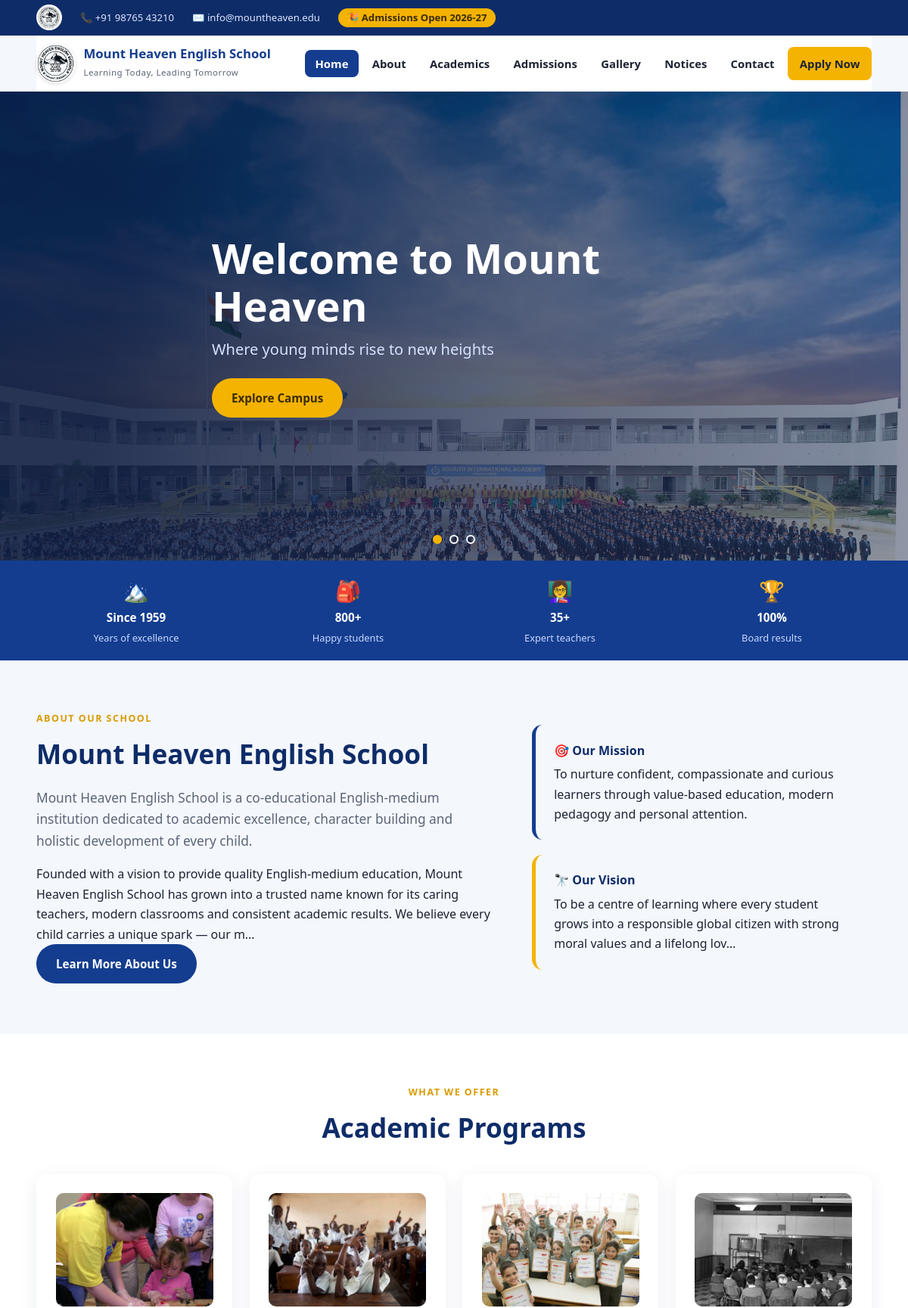
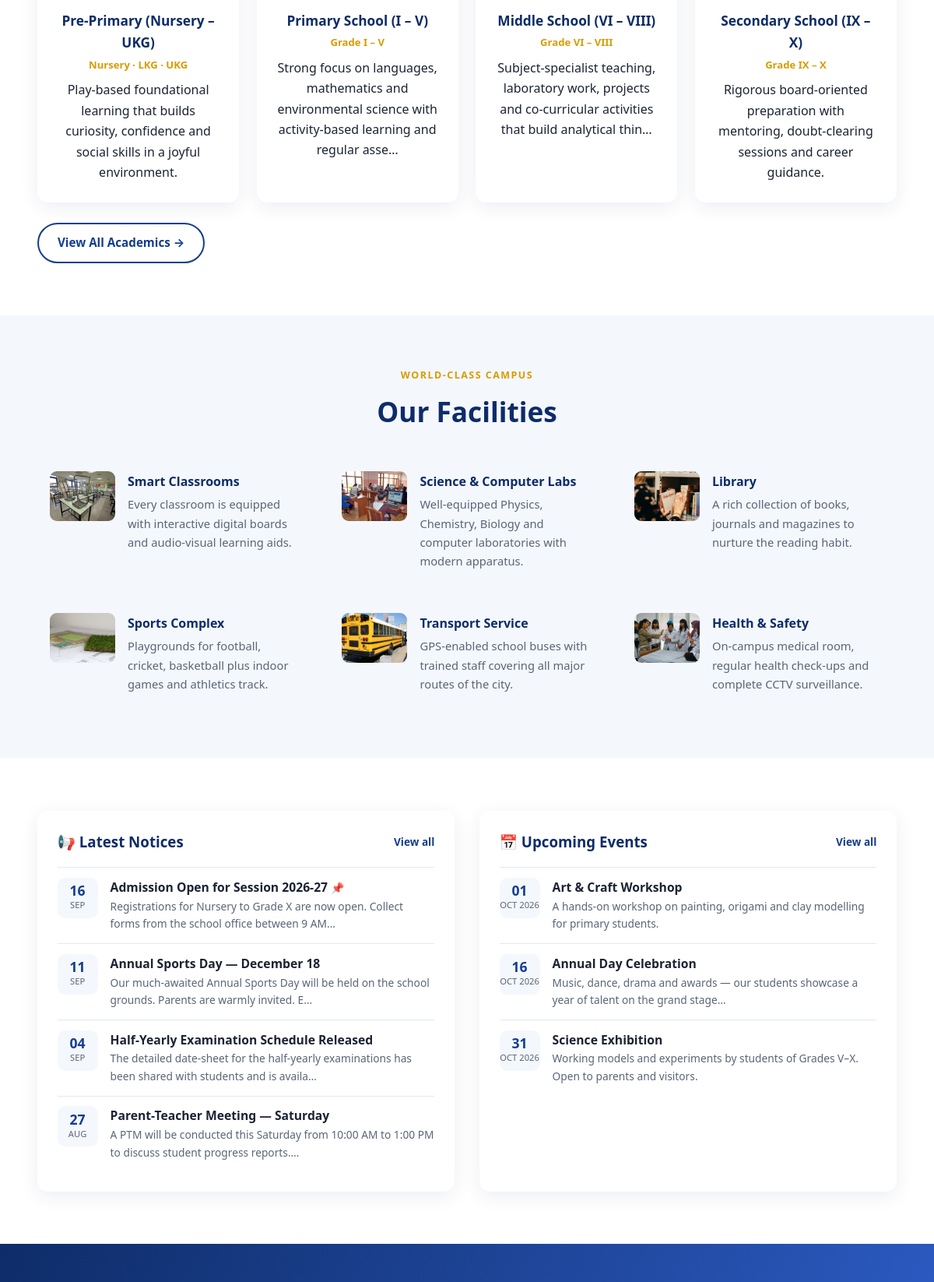
The page / (upper part) on the database its author committed (2 pictures, top to bottom).
### tables this page shows
CREATE TABLE IF NOT EXISTS sliders (
    id INT UNSIGNED AUTO_INCREMENT PRIMARY KEY,
    title VARCHAR(150) NOT NULL,
    subtitle VARCHAR(255) NULL,
    image VARCHAR(255) NOT NULL,
    button_text VARCHAR(60) NULL,
    button_url VARCHAR(255) NULL,
    sort_order INT NOT NULL DEFAULT 0,
    active TINYINT(1) NOT NULL DEFAULT 1,
    created_at DATETIME NOT NULL DEFAULT CURRENT_TIMESTAMP
);

CREATE TABLE IF NOT EXISTS settings (
    id INT UNSIGNED AUTO_INCREMENT PRIMARY KEY,
    `key` VARCHAR(80) NOT NULL UNIQUE,
    `value` TEXT NULL
);

CREATE TABLE IF NOT EXISTS programs (
    id INT UNSIGNED AUTO_INCREMENT PRIMARY KEY,
    title VARCHAR(150) NOT NULL,
    grades VARCHAR(120) NULL,
    description TEXT NULL,
    icon VARCHAR(60) NULL,
    photo VARCHAR(255) NULL,
    sort_order INT NOT NULL DEFAULT 0,
    active TINYINT(1) NOT NULL DEFAULT 1
);

CREATE TABLE IF NOT EXISTS facilities (
    id INT UNSIGNED AUTO_INCREMENT PRIMARY KEY,
    title VARCHAR(120) NOT NULL,
    description TEXT NULL,
    icon VARCHAR(60) NULL,
    photo VARCHAR(255) NULL,
    sort_order INT NOT NULL DEFAULT 0,
    active TINYINT(1) NOT NULL DEFAULT 1
);

CREATE TABLE IF NOT EXISTS notices (
    id INT UNSIGNED AUTO_INCREMENT PRIMARY KEY,
    title VARCHAR(200) NOT NULL,
    body TEXT NULL,
    is_pinned TINYINT(1) NOT NULL DEFAULT 0,
    published_at DATETIME NOT NULL DEFAULT CURRENT_TIMESTAMP,
    created_at DATETIME NOT NULL DEFAULT CURRENT_TIMESTAMP
);

CREATE TABLE IF NOT EXISTS events (
    id INT UNSIGNED AUTO_INCREMENT PRIMARY KEY,
    title VARCHAR(200) NOT NULL,
    description TEXT NULL,
    event_date DATE NOT NULL,
    image VARCHAR(255) NULL,
    created_at DATETIME NOT NULL DEFAULT CURRENT_TIMESTAMP
);

### app/Core/View.php (called while the page is built, shortened)
<?php
class View
{
    public static function render(string $view, array $data = [], ?string $layout = null): string
    {
        $viewFile = BASE_PATH . '/app/Views/' . $view . '.php';
        extract($data, EXTR_SKIP);
        require $viewFile;
        $content = ob_get_clean();
        if ($layout !== null) {
            $layoutFile = BASE_PATH . '/app/Views/layouts/' . $layout . '.php';
            return ob_get_clean();
        }
        return $content;
    }
}

### app/Core/Controller.php (called while the page is built, shortened)
<?php
class Controller
{
    protected function view(string $view, array $data = [], ?string $layout = 'public'): string
    {
        return View::render($view, $data, $layout);
    }
}

### app/Controllers/HomeController.php (called while the page is built, shortened)
<?php
class HomeController extends Controller
{
    public function home(): string
    {
        return $this->view('public/home', [
            'sliders'   => Database::fetchAll('SELECT * FROM sliders WHERE active = 1 ORDER BY sort_order, id'),
            'notices'   => Database::fetchAll('SELECT * FROM notices ORDER BY is_pinned DESC, published_at DESC LIMIT 4'),
            'events'    => Database::fetchAll('SELECT * FROM events WHERE event_date >= CURDATE() ORDER BY event_date LIMIT 3'),
            'programs'  => Database::fetchAll('SELECT * FROM programs WHERE active = 1 ORDER BY sort_order, id LIMIT 4'),
            'facilities'=> Database::fetchAll('SELECT * FROM facilities WHERE active = 1 ORDER BY sort_order, id LIMIT 6'),
        ]);
    }
}

### public/index.php (called while the page is built, shortened)
<?php
require BASE_PATH . '/app/Core/helpers.php';
spl_autoload_register(static function (string $class): void {
    $prefix = 'App\\';
    if (str_starts_with($class, $prefix)) {
        $file = BASE_PATH . '/app/' . str_replace('\\', '/', substr($class, strlen($prefix))) . '.php';
    }
});
$router = new App\Core\Router();
$router->dispatch(
    $_SERVER['REQUEST_METHOD'] ?? 'GET',
    $_SERVER['REQUEST_URI'] ?? '/'
);

### app/Core/Database.php (called while the page is built, shortened)
<?php
class Database
{
    private static ?PDO $pdo = null;
    public static function pdo(): PDO
    {
        if (self::$pdo === null) {
            $cfg = config('db');
            $dsn = sprintf(
                'mysql:host=%s;port=%s;dbname=%s;charset=%s',
                $cfg['host'],
                $cfg['port'],
                $cfg['name'],
                $cfg['charset']
            );
            try {
                self::$pdo = new PDO($dsn, $cfg['user'], $cfg['pass'], [
                    PDO::ATTR_ERRMODE            => PDO::ERRMODE_EXCEPTION,
                    PDO::ATTR_DEFAULT_FETCH_MODE => PDO::FETCH_ASSOC,
                    PDO::ATTR_EMULATE_PREPARES   => false,
                ]);
            } catch (PDOException $e) {
                self::fail($e);
            }
        }
        return self::$pdo;
    }
    public static function run(string $sql, array $params = []): PDOStatement
    {
        $stmt = self::pdo()->prepare($sql);
        $stmt->execute($params);
        return $stmt;
    }
    public static function fetchAll(string $sql, array $params = []): array
    {
        return self::run($sql, $params)->fetchAll();
    }
}

### app/Core/helpers.php (called while the page is built, shortened)
<?php
if (!function_exists('e')) {
    function e($value): string
    {
        return htmlspecialchars((string) ($value ?? ''), ENT_QUOTES, 'UTF-8');
    }
}
if (!function_exists('app_base')) {
    function app_base(): string
    {
        static $base = null;
        if ($base !== null) {
            return $base;
        }
        $docRoot   = realpath((string) ($_SERVER['DOCUMENT_ROOT'] ?? '')) ?: '';
        $scriptDir = realpath(dirname((string) ($_SERVER['SCRIPT_FILENAME'] ?? ''))) ?: '';
        if ($docRoot !== '' && $docRoot !== '/' && $scriptDir !== '' && str_starts_with($scriptDir, $docRoot)) {
            $base = rtrim(substr($scriptDir, strlen($docRoot)), '/');
            return $base;
        }
        $base = '';
        return $base;
    }
}
if (!function_exists('public_base')) {
    function public_base(): string
    {
        static $base = null;
        if ($base !== null) {
            return $base;
        }
        $docRoot = realpath((string) ($_SERVER['DOCUMENT_ROOT'] ?? '')) ?: '';
        $base = ($docRoot !== '' && $docRoot === realpath(BASE_PATH . '/public'))
            ? ''
            : app_base() . '/public';
        return $base;
    }
}
if (!function_exists('url')) {
    function url(string $path = ''): string
    {
        return app_base() . '/' . ltrim($path, '/');
    }
}
if (!function_exists('upload_url')) {
    function upload_url(?string $path): string
    {
        return public_base() . '/uploads/' . ltrim($path, '/');
    }
}
if (!function_exists('setting')) {
    function setting(string $key, $default = '')
    {
        static $cache = null;
        if ($cache === null) {
            $cache = [];
            try {
                foreach (Database::fetchAll('SELECT `key`, `value` FROM settings') as $row) {
                    $cache[$row['key']] = $row['value'];
                }
            } catch (\Throwable $e) {
            }
        }
        return $cache[$key] ?? $default;
    }
}
if (!function_exists('str_limit')) {
    function str_limit(?string $value, int $limit = 120): string
    {
        $value = trim((string) $value);
        if (mb_strlen($value) <= $limit) {
            return $value;
        }
        return rtrim(mb_substr($value, 0, $limit)) . '…';
    }
}
if (!function_exists('current_path')) {
    function current_path(): string
    {
        $current = parse_url($_SERVER['REQUEST_URI'] ?? '/', PHP_URL_PATH) ?: '/';
        $base = app_base();
        return '/' . ltrim($current, '/');
    }
}
if (!function_exists('is_active_path')) {
    function is_active_path(string $path): bool
    {
        $current = current_path();
        if ($path === '/') {
            return $current === '/' || $current === '';
        }
        return str_starts_with($current, '/' . ltrim($path, '/'));
    }
}

### app/Views/public/home.php (the view, shortened to what this page needs)
<section class="hero">
  <div class="hero-slides" id="heroSlides">
    <?php foreach ($sliders as $i => $s): ?>
      <div class="hero-slide <?= $i === 0 ? 'is-active' : '' ?>" style="background-image:url('<?= e(upload_url($s['image'])) ?>')">
        <div class="hero-overlay"></div>
        <div class="container hero-caption">
          <h1><?= e($s['title']) ?></h1>
          <p><?= e($s['subtitle']) ?></p>
          <?php if ($s['button_text']): ?>
            <a class="btn btn-gold" href="<?= e($s['button_url'] ?: url('/')) ?>"><?= e($s['button_text']) ?></a>
          <?php endif; ?>
        </div>
      </div>
    <?php endforeach; ?>
  </div>
  <?php if (count($sliders) > 1): ?>
    <div class="hero-dots" id="heroDots">
      <?php foreach ($sliders as $i => $s): ?>
        <button class="<?= $i === 0 ? 'is-active' : '' ?>" data-slide="<?= $i ?>" aria-label="Slide <?= $i + 1 ?>"></button>
      <?php endforeach; ?>
    </div>
  <?php endif; ?>
</section>
<section class="strip">
  <div class="container strip-grid">
    <div class="strip-item"><span><?= e(setting('stat_established_icon', '🏔️')) ?></span><strong><?= e(setting('stat_established', 'Since 1959')) ?></strong><small><?= e(setting('stat_established_sub', 'Years of excellence')) ?></small></div>
    <div class="strip-item"><span><?= e(setting('stat_students_icon', '🎒')) ?></span><strong><?= e(setting('stat_students', '800+')) ?></strong><small><?= e(setting('stat_students_sub', 'Happy students')) ?></small></div>
    <div class="strip-item"><span><?= e(setting('stat_teachers_icon', '👩‍🏫')) ?></span><strong><?= e(setting('stat_teachers', '35+')) ?></strong><small><?= e(setting('stat_teachers_sub', 'Expert teachers')) ?></small></div>
    <div class="strip-item"><span><?= e(setting('stat_results_icon', '🏆')) ?></span><strong><?= e(setting('stat_results', '100%')) ?></strong><small><?= e(setting('stat_results_sub', 'Board results')) ?></small></div>
  </div>
</section>
<section class="section">
  <div class="container split">
    <div>
      <p class="eyebrow">About Our School</p>
      <h2 class="section-title left"><?= e(setting('site_name')) ?></h2>
      <p class="lead"><?= e(setting('about_short')) ?></p>
      <p><?= e(str_limit(setting('about_history'), 260)) ?></p>
      <a class="btn btn-primary" href="<?= url('/about') ?>">Learn More About Us</a>
    </div>
    <div class="split-cards">
      <div class="mini-card"><h4>🎯 Our Mission</h4><p><?= e(str_limit(setting('about_mission'), 130)) ?></p></div>
      <div class="mini-card alt"><h4>🔭 Our Vision</h4><p><?= e(str_limit(setting('about_vision'), 130)) ?></p></div>
    </div>
  </div>
</section>
<section class="section section-alt">
  <div class="container">
    <p class="eyebrow center">What We Offer</p>
    <h2 class="section-title center">Academic Programs</h2>
    <div class="grid grid-4">
      <?php foreach ($programs as $p): ?>
        <article class="card program-card">
          <?php if (!empty($p['photo'])): ?>
            <div class="program-photo"><img src="<?= e(upload_url($p['photo'])) ?>" alt="<?= e($p['title']) ?>" loading="lazy"></div>
          <?php else: ?>
            <div class="program-icon"><?= e($p['icon']) ?></div>
          <?php endif; ?>
          <h3><?= e($p['title']) ?></h3>
          <p class="grades"><?= e($p['grades']) ?></p>
          <p><?= e(str_limit($p['description'], 110)) ?></p>
        </article>
      <?php endforeach; ?>
    </div>
    <p class="center mt"><a class="btn btn-outline" href="<?= url('/academics') ?>">View All Academics →</a></p>
  </div>
</section>
<section class="section">
  <div class="container">
    <p class="eyebrow center">World-Class Campus</p>
    <h2 class="section-title center">Our Facilities</h2>
    <div class="grid grid-3">
      <?php foreach ($facilities as $f): ?>
        <div class="facility">
          <?php if (!empty($f['photo'])): ?>
            <span class="facility-photo"><img src="<?= e(upload_url($f['photo'])) ?>" alt="<?= e($f['title']) ?>" loading="lazy"></span>
          <?php else: ?>
            <span class="facility-icon"><?= e($f['icon']) ?></span>
          <?php endif; ?>
          <div>
            <h4><?= e($f['title']) ?></h4>
            <p><?= e(str_limit($f['description'], 110)) ?></p>
          </div>
        </div>
      <?php endforeach; ?>
    </div>
  </div>
</section>
<section class="section section-alt">
  <div class="container two-col">
    <div class="panel">
      <div class="panel-head"><h3>📢 Latest Notices</h3><a class="see-all" href="<?= url('/notices') ?>">View all</a></div>
      <?php foreach ($notices as $n): ?>
        <div class="notice-row">
          <div class="notice-date"><strong><?= e(date('d', strtotime($n['published_at']))) ?></strong><span><?= e(date('M', strtotime($n['published_at']))) ?></span></div>
          <div>
            <h4><?= e($n['title']) ?> <?= $n['is_pinned'] ? '<span class="pin">📌</span>' : '' ?></h4>
            <p><?= e(str_limit($n['body'], 100)) ?></p>
          </div>
        </div>
      <?php endforeach; ?>
    </div>
    <div class="panel">
      <div class="panel-head"><h3>📅 Upcoming Events</h3><a class="see-all" href="<?= url('/notices') ?>">View all</a></div>
      <?php foreach ($events as $ev): ?>
        <div class="event-row">
          <div class="event-date"><strong><?= e(date('d', strtotime($ev['event_date']))) ?></strong><span><?= e(date('M Y', strtotime($ev['event_date']))) ?></span></div>
          <div>
            <h4><?= e($ev['title']) ?></h4>
            <p><?= e(str_limit($ev['description'], 90)) ?></p>
          </div>
        </div>
      <?php endforeach; ?>
    </div>
  </div>
</section>
<section class="cta">
</section>

### app/Core/Router.php (shortened to what this page needs)
<?php
class Router
{
    private array $routes = [];
    private function add(string $method, string $path, array|callable $handler): void
    {
        $pattern = '#^' . preg_replace('#\{([a-zA-Z_]+)\}#', '(?P<$1>[^/]+)', rtrim($path, '/') ?: '/') . '$#u';
        $this->routes[$method][] = ['pattern' => $pattern, 'handler' => $handler];
    }
    public function dispatch(string $method, string $uri): void
    {
        $path = parse_url($uri, PHP_URL_PATH) ?: '/';
        $base = app_base();
        $path = '/' . ltrim($path, '/');
        foreach ($this->routes[$method] ?? [] as $route) {
            if (preg_match($route['pattern'], $path, $m)) {
                $params = array_values(array_filter($m, 'is_string', ARRAY_FILTER_USE_KEY));
                $handler = $route['handler'];
                if (is_array($handler)) {
                    [$class, $action] = $handler;
                    $controller = new $class();
                    $result = $controller->{$action}(...$params);
                } else {
                    $result = $handler(...$params);
                }
                echo $result;
                return;
            }
        }
    }
}

### rows shown on the page
sliders: image (picture), title "Welcome to Mount Heaven", subtitle "Where young minds rise to new heights", button_text "Explore Campus"
settings: key "Board results"
programs: photo (picture), title "Pre-Primary (Nursery – UKG)", grades "Nursery · LKG · UKG", description "Play-based foundational learning that builds curiosity, confidence and social skills in a joyful environment."
programs: photo (picture), title "Primary School (I – V)", grades "Grade I – V", description "Strong focus on languages, mathematics and environmental science with activity-based learning and regular asse…"
programs: photo (picture), title "Middle School (VI – VIII)", grades "Grade VI – VIII", description "Subject-specialist teaching, laboratory work, projects and co-curricular activities that build analytical thin…"
programs: photo (picture), title "Secondary School (IX – X)", grades "Grade IX – X", description "Rigorous board-oriented preparation with mentoring, doubt-clearing sessions and career guidance."
facilities: photo (picture), title "Smart Classrooms", description "Every classroom is equipped with interactive digital boards and audio-visual learning aids."
facilities: photo (picture), title "Science & Computer Labs", description "Well-equipped Physics, Chemistry, Biology and computer laboratories with modern apparatus."
facilities: photo (picture), title "Library", description "A rich collection of books, journals and magazines to nurture the reading habit."
facilities: photo (picture), title "Sports Complex", description "Playgrounds for football, cricket, basketball plus indoor games and athletics track."
facilities: photo (picture), title "Transport Service", description "GPS-enabled school buses with trained staff covering all major routes of the city."
facilities: photo (picture), title "Health & Safety", description "On-campus medical room, regular health check-ups and complete CCTV surveillance."
notices: published_at "16", published_at "SEP", title "Admission Open for Session 2026-27", body "Registrations for Nursery to Grade X are now open. Collect forms from the school office between 9 AM…"
notices: published_at "11", published_at "SEP", title "Annual Sports Day — December 18", body "Our much-awaited Annual Sports Day will be held on the school grounds. Parents are warmly invited. E…"
notices: published_at "04", published_at "SEP", title "Half-Yearly Examination Schedule Released", body "The detailed date-sheet for the half-yearly examinations has been shared with students and is availa…"
notices: published_at "27", published_at "AUG", title "Parent-Teacher Meeting — Saturday", body "A PTM will be conducted this Saturday from 10:00 AM to 1:00 PM to discuss student progress reports.…"
events: event_date "01", event_date "OCT 2026", title "Art & Craft Workshop", description "A hands-on workshop on painting, origami and clay modelling for primary students."
events: event_date "16", event_date "OCT 2026", title "Annual Day Celebration", description "Music, dance, drama and awards — our students showcase a year of talent on the grand stage…"
events: event_date "31", event_date "OCT 2026", title "Science Exhibition", description "Working models and experiments by students of Grades V–X. Open to parents and visitors."

### other values the page prints
setting('phone') "+91 98765 43210"
setting('email') "info@mountheaven.edu"
setting('site_name') "Mount Heaven English School"
setting('site_tagline') "Learning Today, Leading Tomorrow"
setting('stat_established_icon', '🏔️') "🏔️"
setting('stat_established', 'Since 1959') "Since 1959"
setting('stat_established_sub', 'Years of excellence') "Years of excellence"
setting('stat_students_icon', '🎒') "🎒"
setting('stat_students', '800+') "800+"
setting('stat_students_sub', 'Happy students') "Happy students"
setting('stat_teachers_icon', '👩‍🏫') "👩‍🏫"
setting('stat_teachers', '35+') "35+"
setting('stat_teachers_sub', 'Expert teachers') "Expert teachers"
setting('stat_results_icon', '🏆') "🏆"
setting('stat_results', '100%') "100%"
